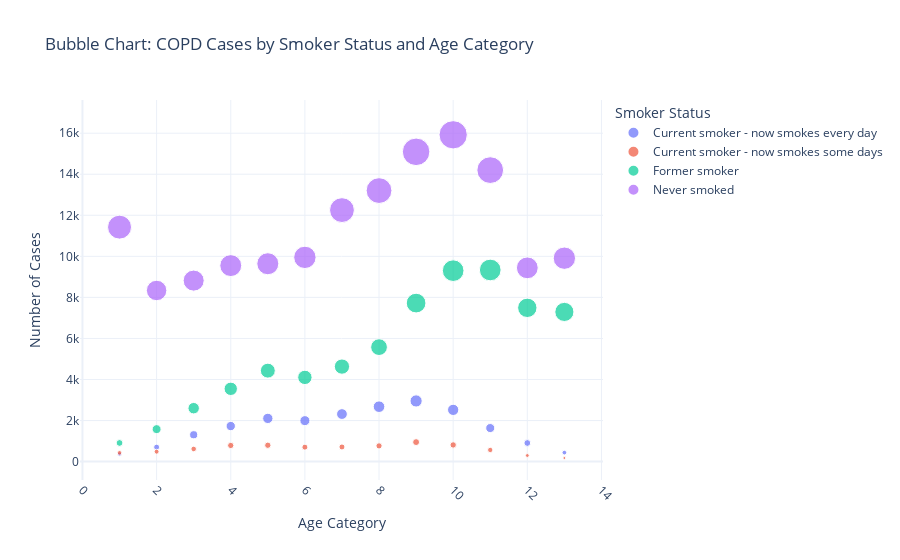

Notebook source saved alongside this figure:
### Code cell
DATA1["SmokerStatus_Label"] = DATA1["SmokerStatus"].map(reverse_SmokerStatus_mapping)
data = (DATA1.groupby(['SmokerStatus_Label', 'AgeCategory'])['HadCOPD'].count().reset_index())
data.columns = ['SmokerStatus', 'AgeCategory', 'HadCOPD']

data['text'] = ("Smoker Status: " + data['SmokerStatus'].astype(str)+ "<br>Age Category: " + data['AgeCategory'].astype(str)+ "<br>Count: " + data['HadCOPD'].astype(str))

fig = px.scatter(
    data,
    x="AgeCategory",
    y="HadCOPD",
    size="HadCOPD",
    color="SmokerStatus",
    hover_name="SmokerStatus",
    hover_data={'text': True},
    title="Bubble Chart: COPD Cases by Smoker Status and Age Category",
    labels={"AgeCategory": "Age Category", "HadCOPD": "Number of Cases"},
    size_max=20,
    template="plotly_white"
)

fig.update_traces(marker=dict(opacity=0.7))
fig.update_xaxes(tickangle=45)
fig.update_layout(legend_title="Smoker Status")
fig.show()

### Figure 1 — Plotly figure (JSON) as saved in the notebook; plotly's stock layout.template omitted (floating-point values rounded to 4 significant figures)
{"data": [{"customdata": [["Smoker Status: Current smoker - now smokes every day<br>Age Category: 1<br>Count: 364"], ["Smoker Status: Current smoker - now smokes every day<br>Age Category: 2<br>Count: 706"], ["Smoker Status: Current smoker - now smokes every day<br>Age Category: 3<br>Count: 1308"], ["Smoker Status: Current smoker - now smokes every day<br>Age Category: 4<br>Count: 1732"], ["Smoker Status: Current smoker - now smokes every day<br>Age Category: 5<br>Count: 2105"], ["Smoker Status: Current smoker - now smokes every day<br>Age Category: 6<br>Count: 1995"], ["Smoker Status: Current smoker - now smokes every day<br>Age Category: 7<br>Count: 2317"], ["Smoker Status: Current smoker - now smokes every day<br>Age Category: 8<br>Count: 2676"], ["Smoker Status: Current smoker - now smokes every day<br>Age Category: 9<br>Count: 2955"], ["Smoker Status: Current smoker - now smokes every day<br>Age Category: 10<br>Count: 2521"], ["Smoker Status: Current smoker - now smokes every day<br>Age Category: 11<br>Count: 1635"], ["Smoker Status: Current smoker - now smokes every day<br>Age Category: 12<br>Count: 907"], ["Smoker Status: Current smoker - now smokes every day<br>Age Category: 13<br>Count: 438"]], "hovertemplate": "<b>%{hovertext}</b><br><br>SmokerStatus=Current smoker - now smokes every day<br>Age Category=%{x}<br>Number of Cases=%{marker.size}<br>text=%{customdata[0]}<extra></extra>", "hovertext": ["Current smoker - now smokes every day", "Current smoker - now smokes every day", "Current smoker - now smokes every day", "Current smoker - now smokes every day", "Current smoker - now smokes every day", "Current smoker - now smokes every day", "Current smoker - now smokes every day", "Current smoker - now smokes every day", "Current smoker - now smokes every day", "Current smoker - now smokes every day", "Current smoker - now smokes every day", "Current smoker - now smokes every day", "Current smoker - now smokes every day"], "legendgroup": "Current smoker - now smokes every day", "marker": {"color": "#636efa", "opacity": 0.7, "size": [364, 706, 1308, 1732, 2105, 1995, 2317, 2676, 2955, 2521, 1635, 907, 438], "sizemode": "area", "sizeref": 39.8, "symbol": "circle"}, "mode": "markers", "name": "Current smoker - now smokes every day", "orientation": "v", "showlegend": true, "type": "scatter", "x": [1, 2, 3, 4, 5, 6, 7, 8, 9, 10, 11, 12, 13], "xaxis": "x", "y": [364, 706, 1308, 1732, 2105, 1995, 2317, 2676, 2955, 2521, 1635, 907, 438], "yaxis": "y"}, {"customdata": [["Smoker Status: Current smoker - now smokes some days<br>Age Category: 1<br>Count: 426"], ["Smoker Status: Current smoker - now smokes some days<br>Age Category: 2<br>Count: 484"], ["Smoker Status: Current smoker - now smokes some days<br>Age Category: 3<br>Count: 617"], ["Smoker Status: Current smoker - now smokes some days<br>Age Category: 4<br>Count: 786"], ["Smoker Status: Current smoker - now smokes some days<br>Age Category: 5<br>Count: 797"], ["Smoker Status: Current smoker - now smokes some days<br>Age Category: 6<br>Count: 705"], ["Smoker Status: Current smoker - now smokes some days<br>Age Category: 7<br>Count: 714"], ["Smoker Status: Current smoker - now smokes some days<br>Age Category: 8<br>Count: 767"], ["Smoker Status: Current smoker - now smokes some days<br>Age Category: 9<br>Count: 950"], ["Smoker Status: Current smoker - now smokes some days<br>Age Category: 10<br>Count: 812"], ["Smoker Status: Current smoker - now smokes some days<br>Age Category: 11<br>Count: 567"], ["Smoker Status: Current smoker - now smokes some days<br>Age Category: 12<br>Count: 298"], ["Smoker Status: Current smoker - now smokes some days<br>Age Category: 13<br>Count: 176"]], "hovertemplate": "<b>%{hovertext}</b><br><br>SmokerStatus=Current smoker - now smokes some days<br>Age Category=%{x}<br>Number of Cases=%{marker.size}<br>text=%{customdata[0]}<extra></extra>", "hovertext": ["Current smoker - now smokes some days", "Current smoker - now smokes some days", "Current smoker - now smokes some days", "Current smoker - now smokes some days", "Current smoker - now smokes some days", "Current smoker - now smokes some days", "Current smoker - now smokes some days", "Current smoker - now smokes some days", "Current smoker - now smokes some days", "Current smoker - now smokes some days", "Current smoker - now smokes some days", "Current smoker - now smokes some days", "Current smoker - now smokes some days"], "legendgroup": "Current smoker - now smokes some days", "marker": {"color": "#EF553B", "opacity": 0.7, "size": [426, 484, 617, 786, 797, 705, 714, 767, 950, 812, 567, 298, 176], "sizemode": "area", "sizeref": 39.8, "symbol": "circle"}, "mode": "markers", "name": "Current smoker - now smokes some days", "orientation": "v", "showlegend": true, "type": "scatter", "x": [1, 2, 3, 4, 5, 6, 7, 8, 9, 10, 11, 12, 13], "xaxis": "x", "y": [426, 484, 617, 786, 797, 705, 714, 767, 950, 812, 567, 298, 176], "yaxis": "y"}, {"customdata": [["Smoker Status: Former smoker<br>Age Category: 1<br>Count: 909"], ["Smoker Status: Former smoker<br>Age Category: 2<br>Count: 1582"], ["Smoker Status: Former smoker<br>Age Category: 3<br>Count: 2603"], ["Smoker Status: Former smoker<br>Age Category: 4<br>Count: 3547"], ["Smoker Status: Former smoker<br>Age Category: 5<br>Count: 4431"], ["Smoker Status: Former smoker<br>Age Category: 6<br>Count: 4103"], ["Smoker Status: Former smoker<br>Age Category: 7<br>Count: 4629"], ["Smoker Status: Former smoker<br>Age Category: 8<br>Count: 5577"], ["Smoker Status: Former smoker<br>Age Category: 9<br>Count: 7723"], ["Smoker Status: Former smoker<br>Age Category: 10<br>Count: 9303"], ["Smoker Status: Former smoker<br>Age Category: 11<br>Count: 9336"], ["Smoker Status: Former smoker<br>Age Category: 12<br>Count: 7492"], ["Smoker Status: Former smoker<br>Age Category: 13<br>Count: 7292"]], "hovertemplate": "<b>%{hovertext}</b><br><br>SmokerStatus=Former smoker<br>Age Category=%{x}<br>Number of Cases=%{marker.size}<br>text=%{customdata[0]}<extra></extra>", "hovertext": ["Former smoker", "Former smoker", "Former smoker", "Former smoker", "Former smoker", "Former smoker", "Former smoker", "Former smoker", "Former smoker", "Former smoker", "Former smoker", "Former smoker", "Former smoker"], "legendgroup": "Former smoker", "marker": {"color": "#00cc96", "opacity": 0.7, "size": [909, 1582, 2603, 3547, 4431, 4103, 4629, 5577, 7723, 9303, 9336, 7492, 7292], "sizemode": "area", "sizeref": 39.8, "symbol": "circle"}, "mode": "markers", "name": "Former smoker", "orientation": "v", "showlegend": true, "type": "scatter", "x": [1, 2, 3, 4, 5, 6, 7, 8, 9, 10, 11, 12, 13], "xaxis": "x", "y": [909, 1582, 2603, 3547, 4431, 4103, 4629, 5577, 7723, 9303, 9336, 7492, 7292], "yaxis": "y"}, {"customdata": [["Smoker Status: Never smoked<br>Age Category: 1<br>Count: 11423"], ["Smoker Status: Never smoked<br>Age Category: 2<br>Count: 8337"], ["Smoker Status: Never smoked<br>Age Category: 3<br>Count: 8818"], ["Smoker Status: Never smoked<br>Age Category: 4<br>Count: 9549"], ["Smoker Status: Never smoked<br>Age Category: 5<br>Count: 9640"], ["Smoker Status: Never smoked<br>Age Category: 6<br>Count: 9950"], ["Smoker Status: Never smoked<br>Age Category: 7<br>Count: 12253"], ["Smoker Status: Never smoked<br>Age Category: 8<br>Count: 13204"], ["Smoker Status: Never smoked<br>Age Category: 9<br>Count: 15092"], ["Smoker Status: Never smoked<br>Age Category: 10<br>Count: 15921"], ["Smoker Status: Never smoked<br>Age Category: 11<br>Count: 14201"], ["Smoker Status: Never smoked<br>Age Category: 12<br>Count: 9439"], ["Smoker Status: Never smoked<br>Age Category: 13<br>Count: 9910"]], "hovertemplate": "<b>%{hovertext}</b><br><br>SmokerStatus=Never smoked<br>Age Category=%{x}<br>Number of Cases=%{marker.size}<br>text=%{customdata[0]}<extra></extra>", "hovertext": ["Never smoked", "Never smoked", "Never smoked", "Never smoked", "Never smoked", "Never smoked", "Never smoked", "Never smoked", "Never smoked", "Never smoked", "Never smoked", "Never smoked", "Never smoked"], "legendgroup": "Never smoked", "marker": {"color": "#ab63fa", "opacity": 0.7, "size": [11423, 8337, 8818, 9549, 9640, 9950, 12253, 13204, 15092, 15921, 14201, 9439, 9910], "sizemode": "area", "sizeref": 39.8, "symbol": "circle"}, "mode": "markers", "name": "Never smoked", "orientation": "v", "showlegend": true, "type": "scatter", "x": [1, 2, 3, 4, 5, 6, 7, 8, 9, 10, 11, 12, 13], "xaxis": "x", "y": [11423, 8337, 8818, 9549, 9640, 9950, 12253, 13204, 15092, 15921, 14201, 9439, 9910], "yaxis": "y"}], "layout": {"legend": {"itemsizing": "constant", "title": {"text": "Smoker Status"}, "tracegroupgap": 0}, "title": {"text": "Bubble Chart: COPD Cases by Smoker Status and Age Category"}, "xaxis": {"anchor": "y", "domain": [0, 1], "tickangle": 45, "title": {"text": "Age Category"}}, "yaxis": {"anchor": "x", "domain": [0, 1], "title": {"text": "Number of Cases"}}}}
